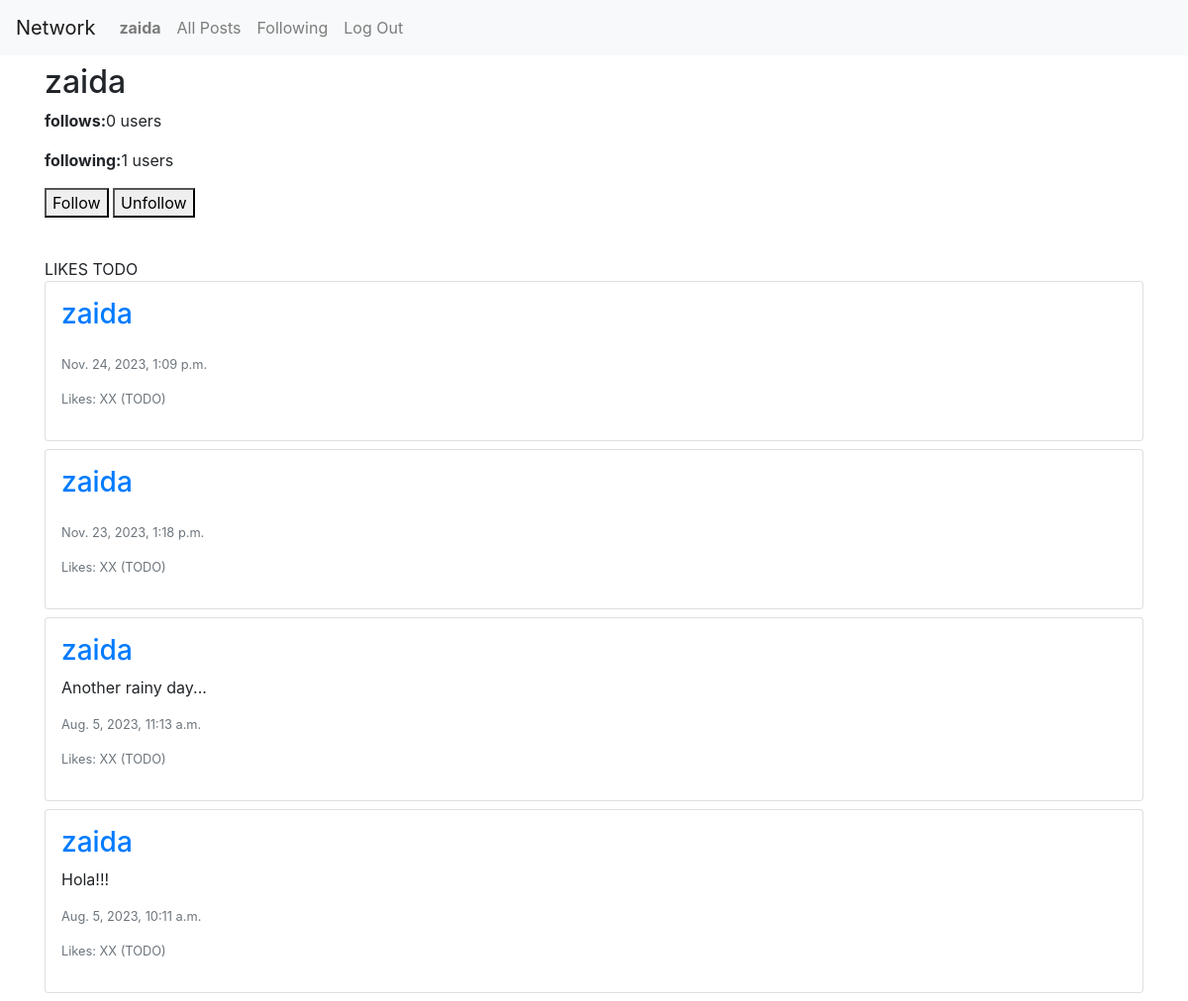
Page /profile/1 (signed in) on the earlier database version.
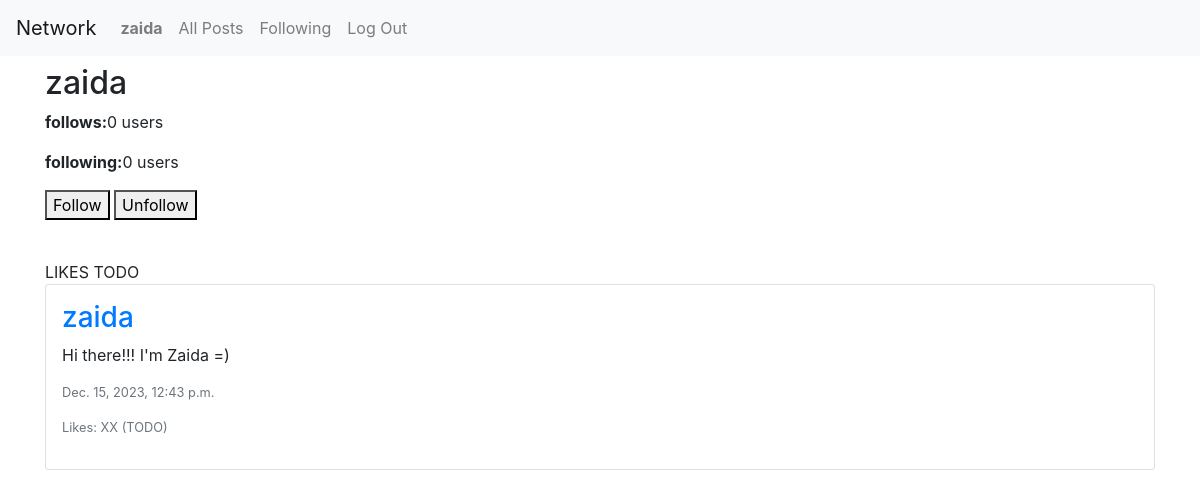
Same page on the later database version.
### network/models.py (models this page shows, shortened)
class User(AbstractUser):
    pass

class Post(models.Model):
    author = models.ForeignKey(User, on_delete=models.CASCADE, related_name='posts')
    body = models.CharField(max_length=255)
    timestamp = models.DateTimeField(auto_now_add=True)

### network/views.py (the view)
# urls.py: path("profile/<int:user_id>", views.profile, name="profile"),
def profile(request, user_id):
    user = User.objects.get(pk=user_id)
    posts = Post.objects.filter(author=user).order_by('id').reverse()
    follower = Follow.objects.filter(follower=user)
    following = Follow.objects.filter(following=user)
    try:
        if len(follower.filter(user=User.objects.get(pk=request.user.id))) == 0:
            isFollowing = False
        else:
            isFollowing = False
    except:
        isFollowing = False
    paginator = Paginator(posts, 10)
    page_number = request.GET.get('page')
    page_obj = paginator.get_page(page_number)
    return render(request, "network/profile.html", {
        'posts': posts,
        'page_obj': page_obj,
        'username': user.username,
        'profile_owner': user,
        'isFollowing': isFollowing,
        'following': following,
        'follower': follower,
    })

### network/templates/network/profile.html (shortened to what this page needs)
{% extends "network/layout.html" %}  {% block body %}
<div class="container pt-2">
  <h2 id="user_name">{{ username }}</h2>
     <div style="margin-bottom: 40px;" id="profile">
        <p id="following_count"><strong>follows:</strong>{{user.following.count}} users</p>
        <p id="followed_count"><strong>following:</strong>{{user.follower.count}} users</p>
        {% if request.user.is_authenticated %}
        <div id="buttons">
            <button id="follow">Follow</button>
            <button id="unfollow">Unfollow</button>
        </div>
        {% endif %}
    </div>
    <div>
      <div id="likes-stats">LIKES TODO</div>
    </div>
    <div id="all-posts">
      {% for post in page_obj %}
      <div class="card mb-2 p-3">
        <h3>
          <a href="{% url 'profile' user_id=post.author.id %}"
            >{{ post.author }}</a
          >
        </h3>
        <p>{{ post.body }}</p>
        <p class="text-secondary lh-1 small">{{ post.timestamp }}</p>
        <p class="text-secondary lh-1 small">Likes: XX (TODO)</p>
      </div>
      {% empty %}
      <h3>No posts available</h3>
      {% endfor %}
    </div>
  </div>
   {% endblock %}

### network/templates/network/layout.html (shortened to what this page needs)
{% load static %}
<!DOCTYPE html>
<html lang="en">
  <head>
    <link
      rel="stylesheet"
      href="https://stackpath.bootstrapcdn.com/bootstrap/4.4.1/css/bootstrap.min.css"
    />
    <link href="{% static 'network/styles.css' %}" rel="stylesheet" />
  </head>
  <body>
    <nav class="navbar navbar-expand-lg navbar-light bg-light">
      <a class="navbar-brand" href="{% url 'index' %}">Network</a>
      <div>
        <ul class="navbar-nav mr-auto">
          {% if user.is_authenticated %}
          <li class="nav-item">
            <a class="nav-link" href="{% url 'profile' user_id=user.id %}"
              ><strong>{{ user.username }}</strong></a
            >
          </li>
          {% endif %}
          <li class="nav-item">
            <a class="nav-link" href="{% url 'index' %}">All Posts</a>
          </li>
          {% if user.is_authenticated %}
          <li class="nav-item">
            <a class="nav-link" href="{% url 'following' %}">Following</a>
          </li>
          <li class="nav-item">
            <a class="nav-link" href="{% url 'logout' %}">Log Out</a>
          </li>
          {% endif %}
        </ul>
      </div>
    </nav>
    <div class="body">{% block body %} {% endblock %}</div>
  </body>
</html>

Differences in the rows shown:
removed Post: author "zaida", timestamp "Nov. 24, 2023, 1:09 p.m."
removed Post: author "zaida", timestamp "Nov. 23, 2023, 1:18 p.m."
removed Post: author "zaida", body "Another rainy day...", timestamp "Aug. 5, 2023, 11:13 a.m."
removed Post: author "zaida", body "Hola!!!", timestamp "Aug. 5, 2023, 10:11 a.m."
changed User "zaida": follower.count "1" → "0"
added Post: author "zaida", body "Hi there!!! I'm Zaida =)", timestamp "Dec. 15, 2023, 12:43 p.m."
